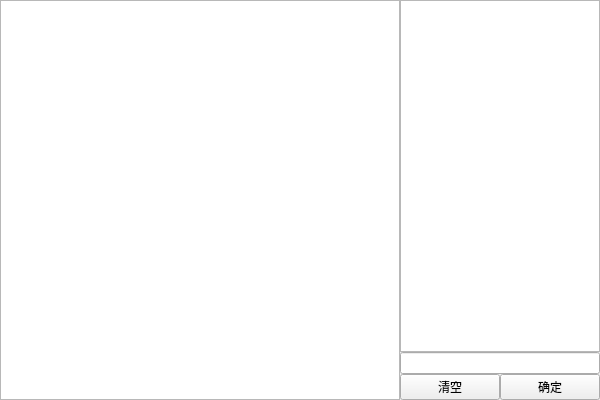
<?xml version="1.0" encoding="UTF-8"?>
<ui version="4.0">
 <class>MainWindow</class>
 <widget class="QMainWindow" name="MainWindow">
  <property name="geometry">
   <rect>
    <x>0</x>
    <y>0</y>
    <width>600</width>
    <height>400</height>
   </rect>
  </property>
  <property name="windowTitle">
   <string>MainWindow</string>
  </property>
  <widget class="QWidget" name="centralwidget">
   <layout class="QGridLayout" name="gridLayout" columnstretch="0,0,0,0">
    <property name="leftMargin">
     <number>0</number>
    </property>
    <property name="topMargin">
     <number>0</number>
    </property>
    <property name="rightMargin">
     <number>0</number>
    </property>
    <property name="bottomMargin">
     <number>0</number>
    </property>
    <property name="spacing">
     <number>0</number>
    </property>
    <item row="0" column="1" colspan="2">
     <widget class="QListWidget" name="listLink">
      <property name="sizePolicy">
       <sizepolicy hsizetype="Fixed" vsizetype="Expanding">
        <horstretch>0</horstretch>
        <verstretch>0</verstretch>
       </sizepolicy>
      </property>
      <property name="maximumSize">
       <size>
        <width>200</width>
        <height>16777215</height>
       </size>
      </property>
     </widget>
    </item>
    <item row="2" column="2">
     <widget class="QPushButton" name="btnCmd">
      <property name="text">
       <string>确定</string>
      </property>
     </widget>
    </item>
    <item row="1" column="1" colspan="2">
     <widget class="QLineEdit" name="editCmd"/>
    </item>
    <item row="2" column="1">
     <widget class="QPushButton" name="btnClear">
      <property name="text">
       <string>清空</string>
      </property>
     </widget>
    </item>
    <item row="0" column="0" rowspan="3">
     <widget class="QTableWidget" name="tableWidget"/>
    </item>
   </layout>
  </widget>
  <widget class="QMenuBar" name="menubar">
   <property name="geometry">
    <rect>
     <x>0</x>
     <y>0</y>
     <width>600</width>
     <height>21</height>
    </rect>
   </property>
  </widget>
 </widget>
 <resources/>
 <connections/>
</ui>
